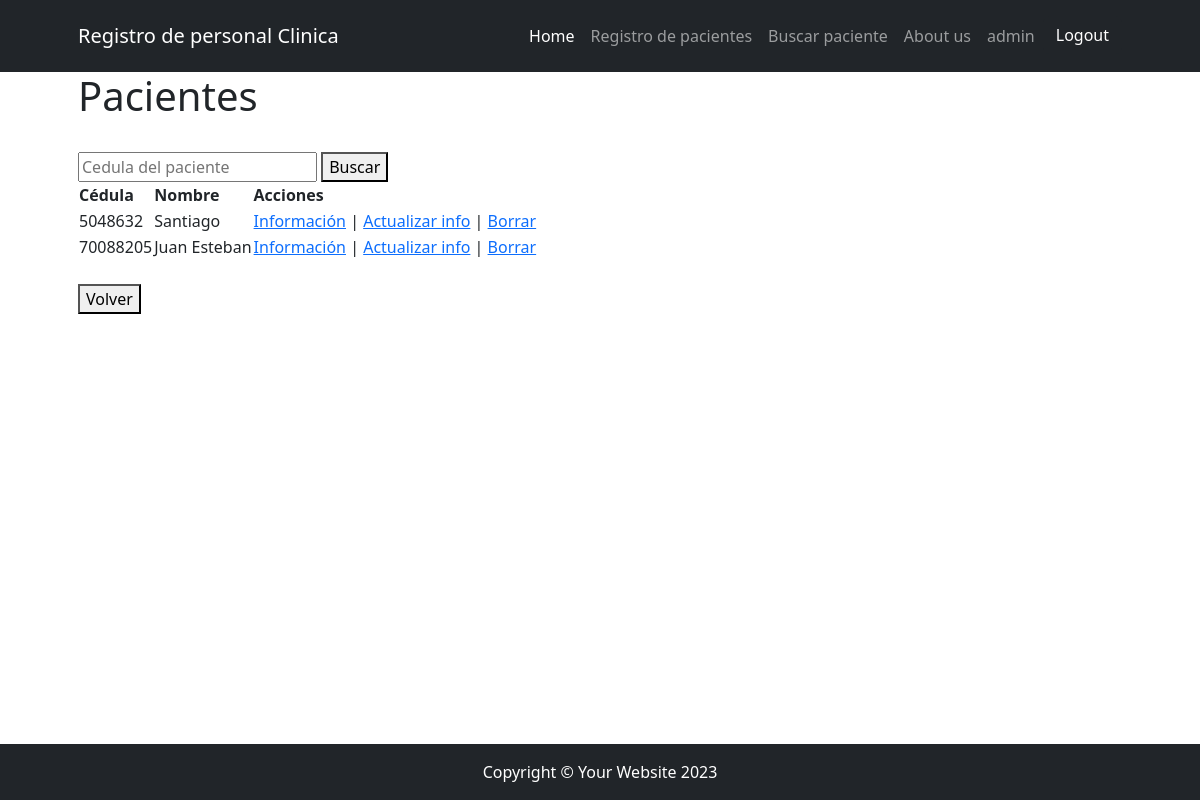
Page /registro/buscarpacientes (signed in) on the committed database.
### app/models.py (models this page shows, shortened)
class Pacientes(models.Model):
    nombre = models.CharField(max_length=50, null=True)
    apellido = models.CharField(max_length=50, null=True)
    cedula = models.IntegerField(null=True)
    telefono = models.IntegerField(null=True)
    nacimiento = models.DateField(null=True)
    pais_origen = models.CharField(max_length=50, null=True, verbose_name="Pais de origen")
    names = (("Hombre","Hombre"),("Mujer","Mujer"))
    sexo = models.CharField(max_length= 50, choices=names, null=True)
    tipo_consulta = (("Consulta general","Consulta general"), ("Revision examenes","Revision examenes"), ("Psicologia","Psicologia"))
    consulta = models.CharField(max_length= 200, choices=tipo_consulta, null=True)
    descripcion = models.CharField(max_length=250, null=True)
    avatar = models.ImageField(upload_to="avatares",null=True, blank=True)

### app/views.py (the view)
# urls.py: path('buscarpacientes', views.buscar_pacientes.as_view(), name="buscar_pacientes"),
class buscar_pacientes(LoginRequiredMixin, ListView):
     model = models.Pacientes
     context_object_name = "pacientes"
     template_name = "app/mostrarpacientes.html"
     def get_queryset(self):
        if self.request.GET.get("consulta"):
               consulta = self.request.GET.get("consulta")
               pacientes = models.Pacientes.objects.filter(cedula__icontains=consulta)
        else:
          pacientes = models.Pacientes.objects.all()
        return pacientes

### app/templates/app/mostrarpacientes.html
{% extends 'core/base.html' %}
{% block titulo %}
<h1>Pacientes</h1>
{% endblock titulo %}
{% block contenido %}
<div class="py-lg-4">
    <form action="{% url 'app:buscar_pacientes' %}" method="get">
        <input type="text" name="consulta" placeholder="Cedula del paciente">
        <button type="submit">Buscar</button>
    </form>
    <table>
        <thead>
            <tr>
                <th>Cédula</th>
                <th>Nombre</th>
                <th>Acciones</th>
            </tr>
        </thead>
        <tbody>
            {% for paciente in pacientes %}
                <tr>
                    <td>{{ paciente.cedula }}</td>
                    <td>{{ paciente.nombre }}</td>
                    <td>
                        <a href="{% url 'app:mostrar_pacientes_detail' paciente.id %}">Información</a> |
                        <a href="{% url 'app:mostrar_pacientes_update' paciente.id %}">Actualizar info</a> |
                        <a href="{% url 'app:mostrar_pacientes_delete' paciente.id %}">Borrar</a>
                    </td>
                </tr>
            {% endfor %}
        </tbody>
    </table>
</div>
<div>
    <a href="{% url 'core:home' %}"><button>Volver</button></a>
</div>
{% endblock contenido %}

### core/templates/core/base.html (shortened to what this page needs)
{% load static %}
<!DOCTYPE html>
<html lang="es">
    <head>
        <link href={% static "core/css/styles.css"%} rel="stylesheet" />
    </head>
    <body>
        <nav class="py-3  navbar navbar-expand-lg navbar-dark bg-dark">
            <div class="container px-5">
                <a class="navbar-brand" href={% url 'core:home' %}  >Registro de personal Clinica</a>
                <div class="collapse navbar-collapse" id="navbarSupportedContent">
                    <ul class="navbar-nav ms-auto mb-2 mb-lg-0">
                        <li class="nav-item"><a class="nav-link active" aria-current="page" href={% url 'core:home' %}>Home</a></li>
                        {% if user.is_authenticated %}
                        <li class="nav-item"><a class="nav-link" href={% url 'app:registro_pacientes' %}>Registro de pacientes</a></li>
                        <li class="nav-item"><a class="nav-link" href={% url 'app:buscar_pacientes' %}>Buscar paciente</a></li>
                        <li class="nav-item"><a class="nav-link" href={% url 'app:about_us' %}>About us</a></li>
                        <li class="nav-item"><a class="nav-link" text-bg-info > {{ user.username }}</a></li>
                        <li class="nav-item">
                            <form action="{% url 'core:logout' %}" method="post">
                                <button type="submit" class="btn btn-dark " >Logout</button>
                            </form>
                        </li>
                        {% else %}
                        <li class="nav-item"><a class="nav-link" href={% url 'app:about_us' %}>About us</a></li>
                        <li class="nav-item"><a class="nav-link" href={% url 'core:login' %}>Login</a></li>
                        <li class="nav-item"><a class="nav-link" href={% url 'core:signup' %}>Sign Up</a></li>
                        {% endif %}
                    </ul>
                </div>
            </div>
        </nav>
        <div class="container px-4 px-lg-5">
            {% block titulo %}
            {% endblock titulo %}
            {% block contenido %}
            {% endblock contenido %}
        </div>
        <footer class="py-3 bg-dark fixed-bottom ">
            <div class="container px-4 px-lg-5"><p class="m-0 text-center text-white">Copyright &copy; Your Website 2023</p></div>
        </footer>
    </body>
</html>

### rows in the picture
Pacientes: cedula "5048632", nombre "Santiago"
Pacientes: cedula "70088205", nombre "Juan Esteban"

### other values in the picture
{{ user.username }} "admin"
